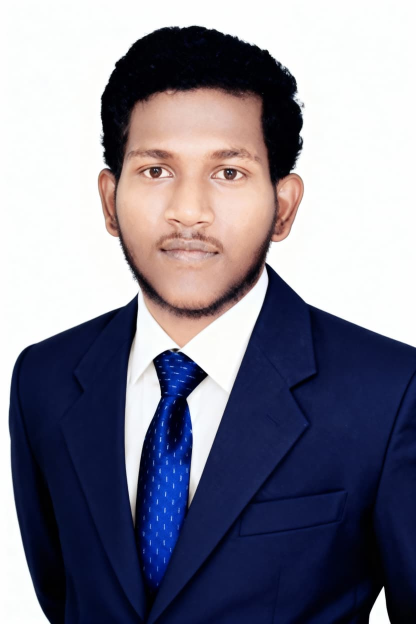
#> input picture src/assets/profile.jpg, 832 x 1248 px, found by its file name (shown at 1/2 size)
$ python remove_bg.py
#> lines starting #> are read from the running program, lines starting #| are printed output that depends on the picture
from PIL import Image, ImageFilter
from collections import deque

def remove_white_bg(input_path, output_path, tolerance=220):
#> called with input_path = 'src/assets/profile.jpg', output_path = 'src/assets/profile.png', tolerance = 220
    img = Image.open(input_path).convert("RGBA")
    width, height = img.size
#> width = 832; height = 1248
    pixels = img.load()

    visited = [[False for _ in range(height)] for _ in range(width)]
    queue = deque()

    # Enqueue top edge and upper side edges where studio background is located
    for x in range(width):
        queue.append((x, 0))
    for y in range(int(height * 0.85)):
        queue.append((0, y))
        queue.append((width - 1, y))

    mask = Image.new("L", (width, height), 255)
#> mask: PIL image 832x1248 L; every value is 255
    mask_pixels = mask.load()

    while queue:
        cx, cy = queue.popleft()
        if visited[cx][cy]:
            continue
        visited[cx][cy] = True

        r, g, b, a = pixels[cx, cy]
        # Background is white/light grey (r, g, b > tolerance and neutral)
        avg = (r + g + b) / 3.0
        # Check if background
        is_bg = (r > 215 and g > 215 and b > 215) and (abs(r - g) < 25 and abs(g - b) < 25)

        if is_bg:
            mask_pixels[cx, cy] = 0
            for dx, dy in [(-1,0), (1,0), (0,-1), (0,1)]:
                nx, ny = cx + dx, cy + dy
                # Don't let flood fill go into lower shirt area
                if 0 <= nx < width and 0 <= ny < height and not visited[nx][ny]:
                    # Stop flood fill from penetrating into the inner neck/chest
                    # The neck/chest is in the central region x in [0.25*w, 0.75*w] and y > 0.4*h
                    # Inside the neck/chest, don't cross into shirt
                    queue.append((nx, ny))
#> this loop made 799373 passes
#> (r, g) on passes 1 to 3: (254, 254), (254, 254), (254, 254)

    # Smooth edges with slight blur/feathering
    smooth_mask = mask.filter(ImageFilter.GaussianBlur(radius=1.0))
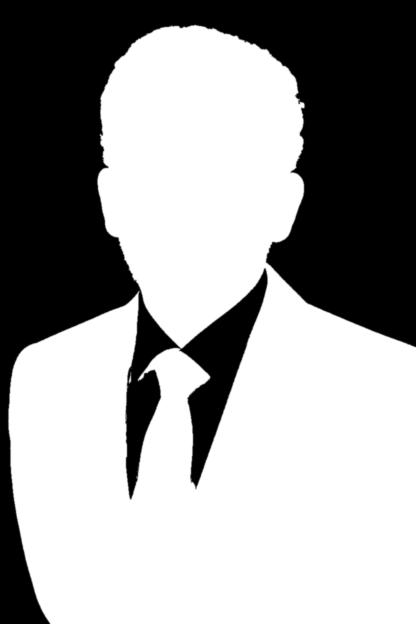
#> smooth_mask: PIL image 832x1248 L (shown at 1/2 size); min 0, max 255, mean 157.3
    img.putalpha(smooth_mask)
    img.save(output_path, "PNG")
    print("Saved clean transparent image to:", output_path)

if __name__ == "__main__":
    remove_white_bg("src/assets/profile.jpg", "src/assets/profile.png")
